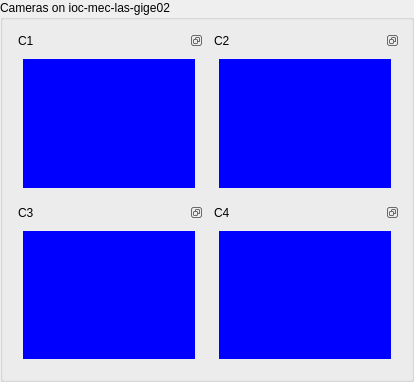
    <widget class="QGroupBox" name="groupBox_19">
     <property name="minimumSize">
      <size>
       <width>414</width>
       <height>382</height>
      </size>
     </property>
     <property name="title">
      <string>Cameras on ioc-mec-las-gige02</string>
     </property>
     <layout class="QGridLayout" name="gridLayout_22">
      <item row="0" column="0">
       <widget class="QDockWidget" name="dockWidget_1">
        <property name="features">
         <set>QDockWidget::DockWidgetFloatable|QDockWidget::DockWidgetMovable</set>
        </property>
        <property name="windowTitle">
         <string>C1</string>
        </property>
        <widget class="QWidget" name="dockWidgetContents_1">
         <layout class="QGridLayout" name="gridLayout">
          <item row="0" column="0">
           <widget class="QWidget" name="w_Img_1" native="true">
            <property name="minimumSize">
             <size>
              <width>0</width>
              <height>0</height>
             </size>
            </property>
            <property name="styleSheet">
             <string notr="true">background: dark blue</string>
            </property>
           </widget>
          </item>
         </layout>
        </widget>
       </widget>
      </item>
      <item row="0" column="1">
       <widget class="QDockWidget" name="dockWidget_2">
        <property name="features">
         <set>QDockWidget::DockWidgetFloatable|QDockWidget::DockWidgetMovable</set>
        </property>
        <property name="windowTitle">
         <string>C2</string>
        </property>
        <widget class="QWidget" name="dockWidgetContents_2">
         <layout class="QGridLayout" name="gridLayout_2">
          <item row="0" column="0">
           <widget class="QWidget" name="w_Img_2" native="true">
            <property name="minimumSize">
             <size>
              <width>0</width>
              <height>0</height>
             </size>
            </property>
            <property name="styleSheet">
             <string notr="true">background: dark blue</string>
            </property>
           </widget>
          </item>
         </layout>
        </widget>
       </widget>
      </item>
      <item row="1" column="0">
       <widget class="QDockWidget" name="dockWidget_3">
        <property name="features">
         <set>QDockWidget::DockWidgetFloatable|QDockWidget::DockWidgetMovable</set>
        </property>
        <property name="windowTitle">
         <string>C3</string>
        </property>
        <widget class="QWidget" name="dockWidgetContents_3">
         <layout class="QGridLayout" name="gridLayout_47">
          <item row="0" column="0">
           <widget class="QWidget" name="w_Img_3" native="true">
            <property name="minimumSize">
             <size>
              <width>0</width>
              <height>0</height>
             </size>
            </property>
            <property name="styleSheet">
             <string notr="true">background: dark blue</string>
            </property>
           </widget>
          </item>
         </layout>
        </widget>
       </widget>
      </item>
      <item row="1" column="1">
       <widget class="QDockWidget" name="dockWidget_4">
        <property name="features">
         <set>QDockWidget::DockWidgetFloatable|QDockWidget::DockWidgetMovable</set>
        </property>
        <property name="windowTitle">
         <string>C4</string>
        </property>
        <widget class="QWidget" name="dockWidgetContents_4">
         <layout class="QGridLayout" name="gridLayout_48">
          <item row="0" column="0">
           <widget class="QWidget" name="w_Img_4" native="true">
            <property name="minimumSize">
             <size>
              <width>0</width>
              <height>0</height>
             </size>
            </property>
            <property name="styleSheet">
             <string notr="true">background: dark blue</string>
            </property>
           </widget>
          </item>
         </layout>
        </widget>
       </widget>
      </item>
     </layout>
    </widget>
